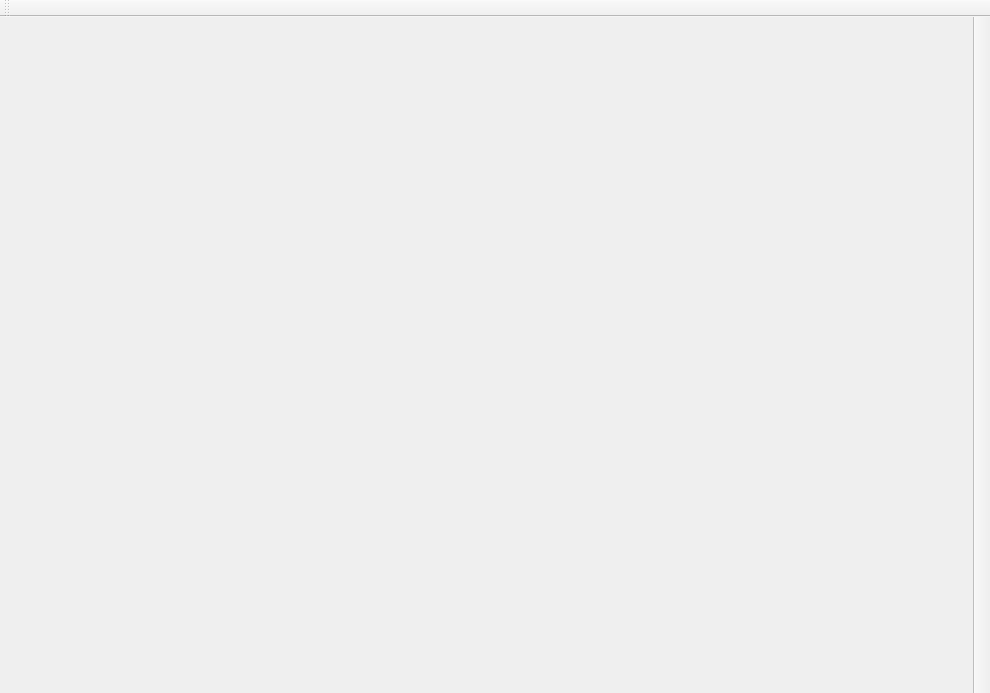
<?xml version="1.0" encoding="UTF-8"?>
<ui version="4.0">
 <class>MainWindow</class>
 <widget class="QMainWindow" name="MainWindow">
  <property name="geometry">
   <rect>
    <x>0</x>
    <y>0</y>
    <width>990</width>
    <height>693</height>
   </rect>
  </property>
  <property name="windowTitle">
   <string>MainWindow</string>
  </property>
  <property name="windowIcon">
   <iconset resource="../../lib/IschoolCore.qrc">
    <normaloff>:/resources/icon64.png</normaloff>:/resources/icon64.png</iconset>
  </property>
  <widget class="QWidget" name="m_centralWidget">
   <layout class="QHBoxLayout" name="m_centralLayout">
    <property name="spacing">
     <number>0</number>
    </property>
    <property name="margin">
     <number>0</number>
    </property>
    <item>
     <widget class="QScrollArea" name="m_scrollArea">
      <property name="frameShape">
       <enum>QFrame::NoFrame</enum>
      </property>
      <widget class="QWidget" name="scrollAreaWidgetContents">
       <property name="geometry">
        <rect>
         <x>0</x>
         <y>0</y>
         <width>0</width>
         <height>0</height>
        </rect>
       </property>
      </widget>
     </widget>
    </item>
   </layout>
  </widget>
  <widget class="SideBar" name="m_sideBar">
   <property name="windowTitle">
    <string>toolBar</string>
   </property>
   <property name="movable">
    <bool>false</bool>
   </property>
   <property name="iconSize">
    <size>
     <width>16</width>
     <height>16</height>
    </size>
   </property>
   <property name="floatable">
    <bool>false</bool>
   </property>
   <attribute name="toolBarArea">
    <enum>RightToolBarArea</enum>
   </attribute>
   <attribute name="toolBarBreak">
    <bool>false</bool>
   </attribute>
  </widget>
  <widget class="MainToolBar" name="m_toolBar">
   <property name="windowTitle">
    <string>toolBar</string>
   </property>
   <attribute name="toolBarArea">
    <enum>TopToolBarArea</enum>
   </attribute>
   <attribute name="toolBarBreak">
    <bool>false</bool>
   </attribute>
  </widget>
 </widget>
 <customwidgets>
  <customwidget>
   <class>SideBar</class>
   <extends>QToolBar</extends>
   <header>SideBar.h</header>
  </customwidget>
  <customwidget>
   <class>MainToolBar</class>
   <extends>QToolBar</extends>
   <header>MainToolBar.h</header>
  </customwidget>
 </customwidgets>
 <resources>
  <include location="../ischool.qrc"/>
  <include location="../../lib/IschoolCore.qrc"/>
 </resources>
 <connections/>
</ui>
